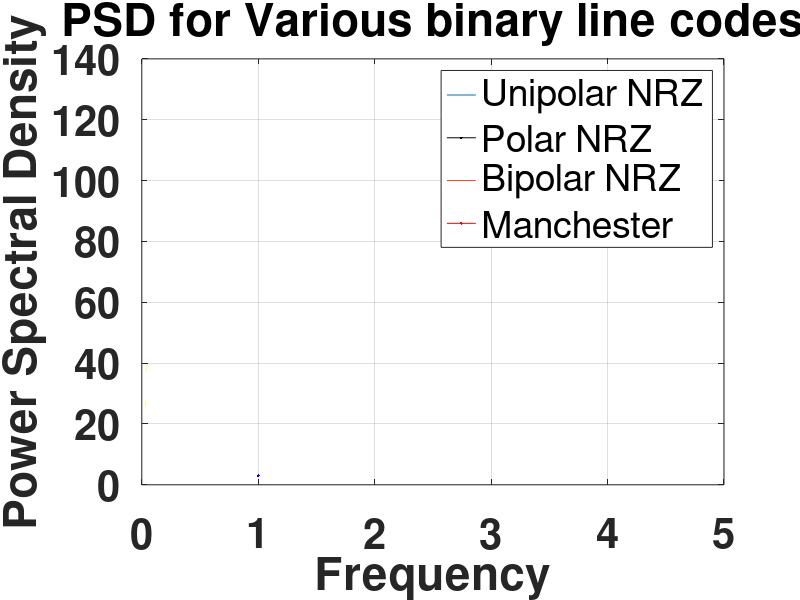

Reproduce this figure in MATLAB.
clc
clear all
n=input("freq lim ");
V=input("Voltage val ");
Tb=input("Time ");
f=linspace(0,n,n^10);

y1 = (((V^2)*Tb)/2)*((sinc(f*Tb)).^2) + (((V^2)*Tb)/4)*((sinc(f*Tb)).^2); %UNRZ
plot(f,y1,linewidth=3,col="black");
hold on;

y2 = (V^2)*Tb*((sinc(f*Tb)).^2); %Polar NRZ
plot(f,y2,linewidth=3,col="red");
hold on;

y3 = ((V^2)*Tb*((sinc(f*Tb)).^2)).*(((sin(pi*f*Tb)).^2)); %BPNRZ
plot(f,y3,linewidth=3,col="green");
hold on;

y4 = ((V^2)*Tb*((sinc([f*Tb]./2)).^2)).*(((sin([pi*f*Tb]./2)).^2)); %MANCH
plot(f,y4,linewidth=3,col="blue");

legend('Unipolar NRZ','Polar NRZ','Bipolar NRZ','Manchester');
ylabel("Power Spectral Density");
xlabel("Frequency");
title("PSD for Various binary line codes");
set(gca,'FontSize',30,'fontWeight','bold')
grid on;
hold off;
